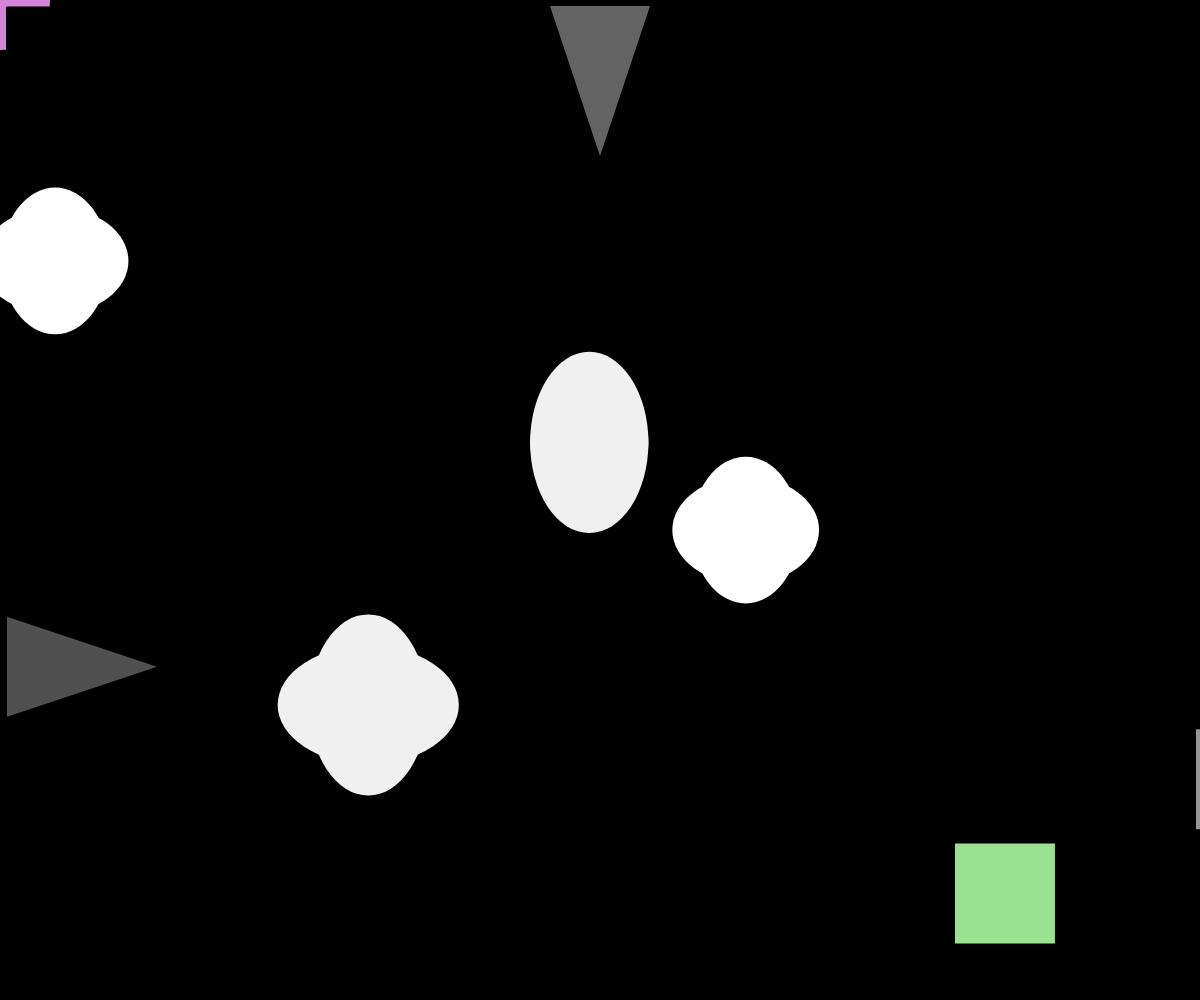
Frame 1 (no input)
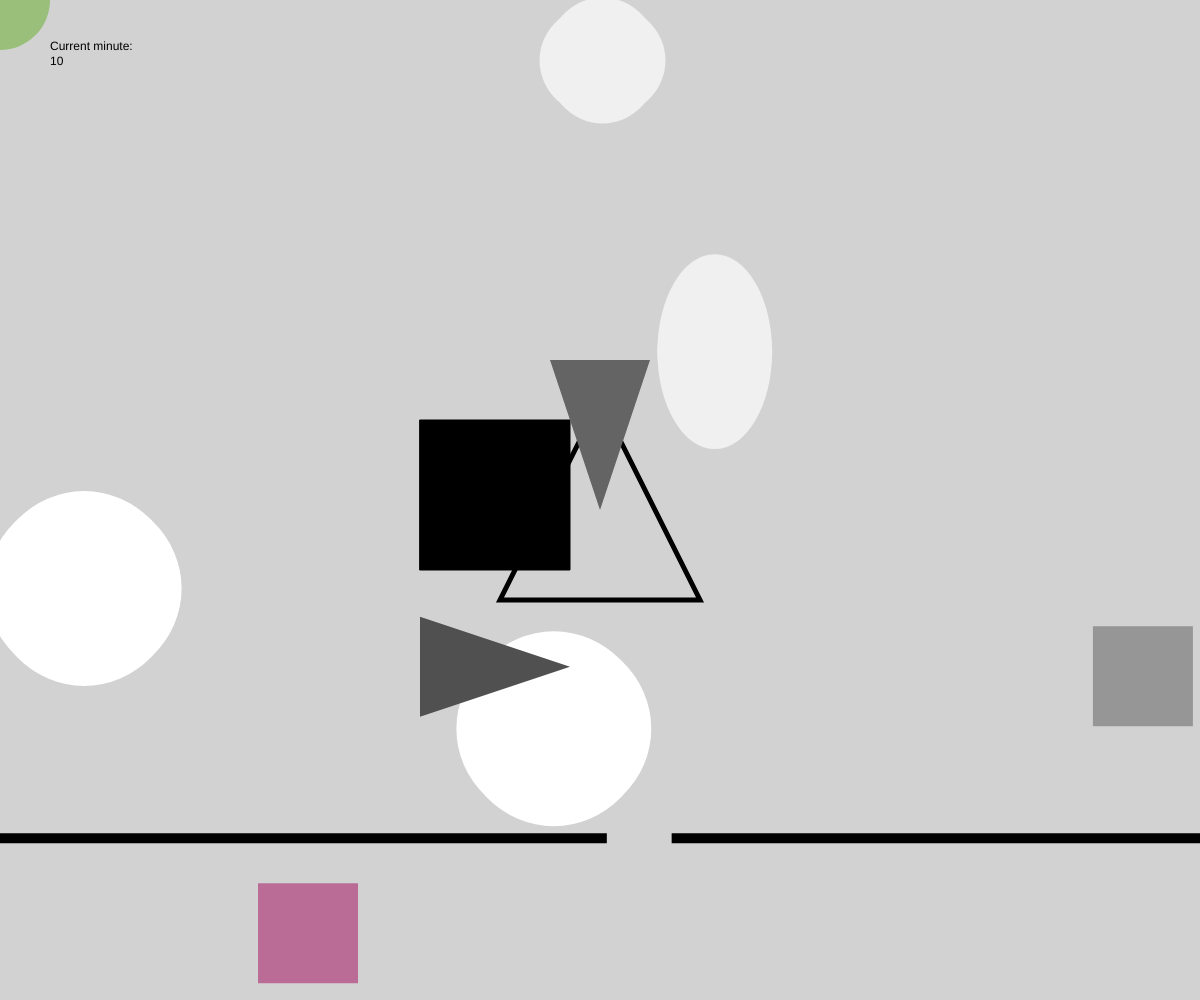
Frame 60 (no input)
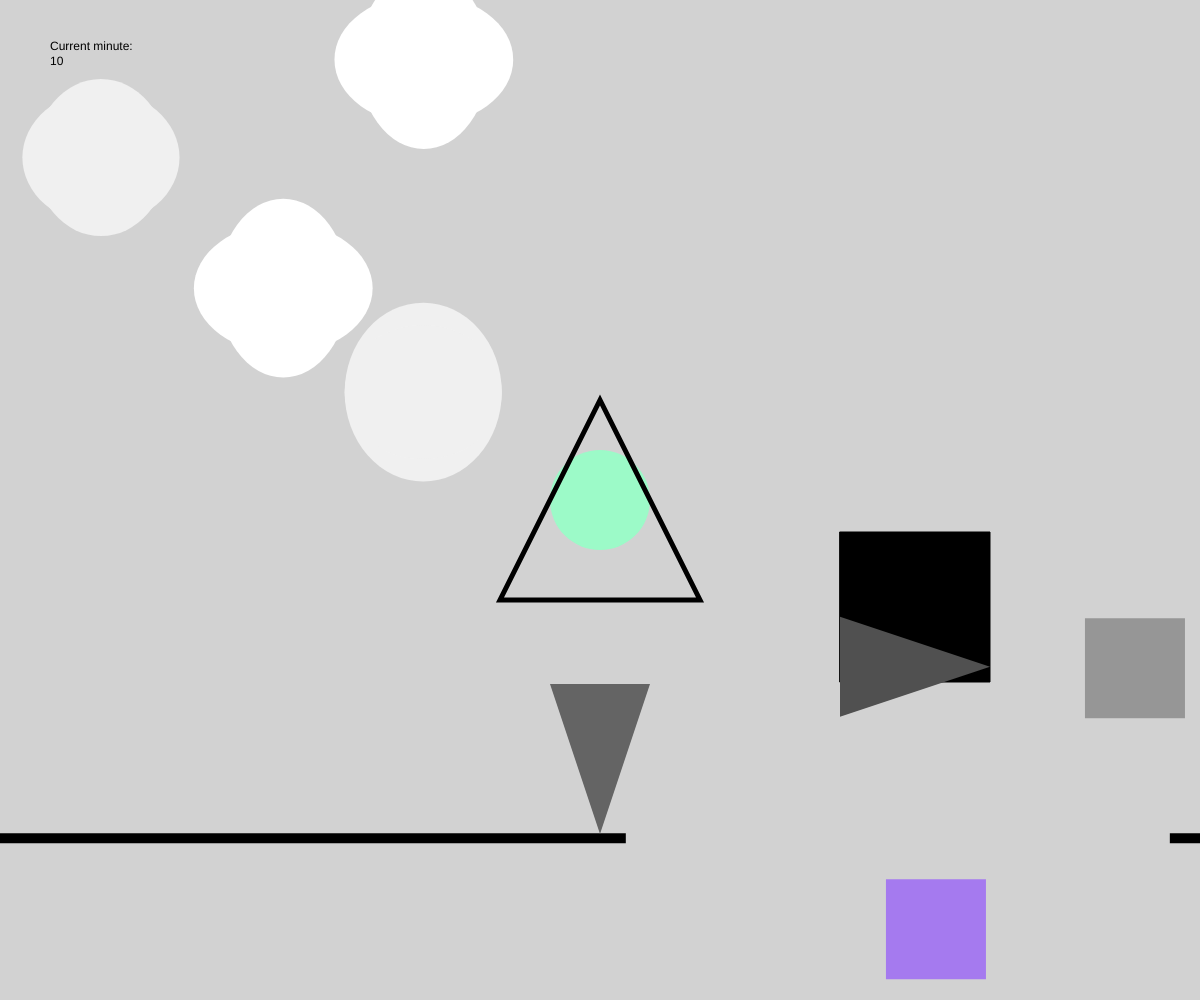
Frame 120 (the mouse pressed at the canvas centre since frame 60)

The p5.js sketch that drew these frames (run headless with seeded random() and noise() and a simulated clock; from frame 60 on, the mouse is pressed at the canvas centre):

// p5.js sketch
// ── sketch.js

/*
POEMA
Conocer personas hace parte de nuestro día a día. Pero conocer esa persona especial, esa que no puedes dejar de pensar, de ver en todos lados,
esa que te revuelve el estomago... y bueno, para no llegar a la cursilería, aquella persona que llegas a querer demasiado, se vuelve un asunto diferente.
Hay veces que el tiempo, espacio... incluso el cosmos, no son los ideales para estar con aquella persona que quieres, o, por el contrario, esa persona no es la ideal para 
lo que nececitas en ese momento de tu vida. 
Es duro darse cuenta de eso, pero toca afrontarlo y continuar... seguir con tu vida...

NOTA: El espacio de este programa esta lleno de Obstáculos que representan las situaciones de la vida, si te chocas con alguno es porque tus necesidades se alejan
de esa persona especial que será representada por un Cuadrado de color. El Círculo de color eres tu y si te chocas con las Lineas que encierran a la persona especial 
significa que no es la persona adecuada para ti.
Igualmente, cada que pase un minuto, el espacio cambiara debido a que uno no puede esperar a que sea el momento adecuado toda la vida. El tiempo es limitado.
*/

//Colores
let col = 0;
let persona1 = 0;
let elles1 = 0;
let elles2 = 0;
//Variables
let toco = false;
let l1 = 0;
let l2 = 0;
let l3 = 0;
let l4 = 0;
let x1 = 0;
let y1 = 0;
let x2 = 0;
let y2 = 0;
let a1 = 0;
let b1 = 0;
let a2 = 0;
let b2 = 0;
let a3 = 0;
let b3 = 0;
let a4 = 0;
let b4 = 0;
let vel = 4;
let vel2 = 6;
let dira = 1;
let dirb = 1;
let dira2 = -1;
let dirb2 = -1;
let dirt1 = 1;
let dirt2 = 1;
let dirt3 = 1;
let dirt4 = 1;
let dirt5 = 1;
let dirt6 = 1;
let x = 0;
let y = 0;
let xduplicate = 0;
let yduplicate = 0;
let tamañox = 0;
let tamañoy = 0;
let t1 = 150;
let t2 = 0;
let t3 = 0;
let t4 = 150;
let t5 = 0;
let t6 = 0;
let e;
let p;
let eduplicate;
let pduplicate;
let tamañoe;
let tamañop;
let mox;
let moy;


function setup() {
  createCanvas(windowWidth, windowHeight);

  //Colores
  col = color(0);
  persona1 = color(random(100, 255), random(100, 255), random(100, 255));
  elles1 = color(random(100, 255), random(100, 255), random(100, 255));
  elles2 = color(random(100, 255), random(100, 255), random(100, 255));

  //Variables
  x1 = random(width / 1.2, width);
  y1 = random(height);
  x2 = random(width);
  y2 = random(height / 1.2, height);
  l1 = random(height / 2, height / 1.5);
  l2 = random(height / 1.8, height);
  l3 = random(width / 2, width / 1.5);
  l4 = random(width / 1.8, width);
  x = random((width / 1.2) - 200);
  y = random((height / 1.2) - 200);
  xduplicate = random((width / 1.2) - 200);
  yduplicate = random((width / 1.2) - 200);
  tamañox = random(100, 200);
  tamañoy = random(100, 200);
  e = random((width / 1.2) - 200);
  p = random((width / 1.2) - 200);
  eduplicate = random((width / 1.2) - 200);
  pduplicate = random((width / 1.2) - 200);
  tamañoe = random(100, 200);
  tamañop = random(100, 200);
  a3 = (windowWidth / 1.2) - 100;
  b3 = windowHeight;
  a4 = windowWidth;
  b4 = (windowHeight / 1.2) - 100;

}

function draw() {
  background(col);

  //Obstáculos elipses blancas
  push();
  noStroke();
  fill(255);
  ellipse(xduplicate, y, tamañox, tamañoy);
  ellipse(x, yduplicate, tamañoy, tamañox);
  pop();

  //Elipses grises
  push();
  noStroke();
  fill(240);
  ellipse(eduplicate, p, tamañoe, tamañop);
  ellipse(e, pduplicate, tamañoe, tamañox);
  pop();

  //Yo: circulo
  push();
  noStroke();
  fill(persona1)
  ellipse(mouseX, mouseY, 100, 100);
  pop();

  //Background
  let m = minute();

  if (m % 2 == 1) {//es impar

    push();
    text("Current minute: \n" + m, 50, 50);
    pop();

    //Obstáculo linea

    col = color(150);
    push();
    noStroke();
    fill(0);
    rect(width / 1.2, 0, 10, l1);
    rect(width / 1.2, l2, 10, height);
    pop();

    //Obstáculo triangulo quieto
    push();
    noFill();
    strokeWeight(5);
    triangle(width / 2, (height / 2) - 100, (width / 2) - 100, (height / 2) + 100, (width / 2) + 100, (height / 2) + 100);

    //Obstáculos elipses blancas
    push();
    noStroke();
    fill(255);
    ellipse(x, y, tamañox, tamañoy);
    ellipse(xduplicate, yduplicate, tamañoy, tamañox);
    pop();

    //Elle 1: cuadrado 
    push();
    noStroke();
    fill(elles1);
    rect(x1, y1, 100, 100);
    pop();

    //Obstáculo cuadrado negro
    push();
    a1 = a1 + (vel * dira);
    b1 = b1 + (vel * dirb);

    fill(0);
    rect(a1, b1, 100, 100);
    if (a1 > (width / 1.2) - 100) {
      dira = -1
    }
    if (b1 > (height - 100)) {
      dirb = -1
    }
    if (a1 < 0) {
      dira = 1
    }
    if (b1 < 0) {
      dirb = 1
    }
    pop();

    //Obstáculo cuadrado gris
    push();
    a3 = a3 + (7 * dira2);
    b3 = b3 + (7 * dirb2);
    noStroke();
    fill(200);
    rect(a3, b3, 150, 150);

    if (a3 < 0) {
      dira2 = 1
    }
    if (b3 < 0) {
      dirb2 = 1
    }
    if (a3 > (width / 1.2) - 150) {
      dira2 = -1
    }
    if (b3 > (height - 150)) {
      dirb2 = -1
    }
    pop();


    //Obstáculos triángulos grises
    push();
    t1 = t1 + (vel2 * dirt1);
    t2 = t2 + (vel2 * dirt2);
    t3 = t3 + (vel2 * dirt3);

    noStroke();
    fill(100);
    triangle(width / 1.5, t1, (width / 1.5) - 50, t2, (width / 1.5) + 50, t3);

    if (t1 > (height)) {
      dirt1 = -1;
      dirt2 = -1;
      dirt3 = -1;
    }
    if (t2 < 0) {
      dirt1 = 1;
      dirt2 = 1;
      dirt3 = 1;
    }
    pop();
    push();
    t4 = t4 + (7 * dirt4);
    t5 = t5 + (7 * dirt5);
    t6 = t6 + (7 * dirt6);
    noStroke();
    fill(80);
    triangle(t4, height / 2, t5, (height / 2) - 50, t6, (height / 2) + 50);

    if (t4 > width / 1.2) {
      dirt4 = -1;
      dirt5 = -1;
      dirt6 = -1;
    }
    if (t6 < 0) {
      dirt4 = 1;
      dirt5 = 1;
      dirt6 = 1;
    }
    pop();

    //Elipses grises
    push();
    noStroke();
    fill(240);
    ellipse(e, p, tamañoe, tamañop);
    ellipse(eduplicate, pduplicate, tamañop, tamañoe);
    pop();

    //Condicional si no es el lugar correcto
    if ((dist(mouseX, mouseY, xduplicate, y) < 150 || dist(mouseX, mouseY, x, yduplicate) < 150 ||
      dist(mouseX, mouseY, eduplicate, p) < 150 || dist(mouseX, mouseY, e, pduplicate) < 150 ||
      dist(mouseX, mouseY, x, y) < 150 || dist(mouseX, mouseY, xduplicate, yduplicate) < 150 ||
      dist(mouseX, mouseY, xduplicate, yduplicate) < 150 || dist(mouseX, mouseY, a1, b1) < 150 ||
      dist(mouseX, mouseY, a3, b3) < 150 || dist(mouseX, mouseY, width / 1.5, t1) < 150 ||
      dist(mouseX, mouseY, e, p) < 50 || dist(mouseX, mouseY, eduplicate, pduplicate) < 150 ||
      dist(mouseX, mouseY, width / 2, (height / 2) - 100) < 150 || dist(mouseX, mouseY, (width / 2) - 100, (height / 2) + 100) < 150)
      || dist(mouseX, mouseY, (width / 2) + 100, (height / 2) + 100) < 150 || dist(mouseX, mouseY, t4, height / 2) < 150 && toco == false) {
      push();
      toco = true;
      mouseX = 0;
      mouseY = 0;
      reorganizarTodo();
      col = color(199, 0, 57);
      pop();
    }
    else if (dist(mouseX, mouseY, xduplicate, y) > 150 || dist(mouseX, mouseY, x, yduplicate) > 150 ||
      dist(mouseX, mouseY, eduplicate, p) > 150 || dist(mouseX, mouseY, e, pduplicate) > 150 ||
      dist(mouseX, mouseY, x, y) > 150 || dist(mouseX, mouseY, xduplicate, yduplicate) > 150 ||
      dist(mouseX, mouseY, xduplicate, yduplicate) > 150 || dist(mouseX, mouseY, a1, b1) > 150 ||
      dist(mouseX, mouseY, a3, b3) > 150 || dist(mouseX, mouseY, width / 1.5, t1) > 150 ||
      dist(mouseX, mouseY, e, p) > 150 || dist(mouseX, mouseY, eduplicate, pduplicate) > 150) {
      toco = false
    }
    //Condicional es la persona correcta
    if (dist(mouseX, mouseY, x1, y1) < 100) {
      push();
      col = color(169, 0, 199);
      pop();
    }
    //Condicional no es la persona correcta
    if (mouseX > width / 1.2 - 50 && mouseX < width / 1.2 + 60 && mouseY > 0 && mouseY < l1 + 50) {
      reorganizarTodo();
      col = color(199, 0, 57);
    }

    if (mouseX > width / 1.2 - 50 && mouseX < width / 1.2 + 60 && mouseY > l2 - 50 && mouseY < height) {
      reorganizarTodo();
      col = color(199, 0, 57);
    }

  }

  if (m % 2 == 0) {//es par

    push();
    text("Current minute: \n" + m, 50, 50);
    pop();

    //Obstáculo linea
    col = color(210);
    push();
    noStroke();
    fill(0);
    rect(0, height / 1.2, l3, 10);
    rect(l4, height / 1.2, width, 10);
    pop();

    //Obstáculo triangulo quieto
    push();
    noFill();
    strokeWeight(5);
    triangle(width / 2, (height / 2) - 100, (width / 2) - 100, (height / 2) + 100, (width / 2) + 100, (height / 2) + 100);
    pop();

    //Obstáculos elipses blancas
    push();
    noStroke();
    fill(255);
    ellipse(x, yduplicate, tamañox, tamañoy);
    ellipse(xduplicate, y, tamañoy, tamañox);
    pop();

    //Elle 2: cuadrado
    push();
    noStroke();
    fill(elles1);
    rect(x2, y2, 100, 100);
    pop();

    //Obstáculo cuadrado negro
    a2 = a2 + (7 * dira);
    b2 = b2 + (7 * dirb);
    push();
    fill(0);
    rect(a2, b2, 150, 150);
    if (a2 > (width) - 150) {
      dira = -1
    }
    if (b2 > ((height / 1.2) - 150)) {
      dirb = -1
    }
    if (a2 < 0) {
      dira = 1
    }
    if (b2 < 0) {
      dirb = 1
    }
    pop();

    //Obstáculo cuadrado gris
    push();
    a4 = a4 + (vel * dira2);
    b4 = b4 + (vel * dirb2);
    noStroke();
    fill(150);
    rect(a4, b4, 100, 100);
    if (a4 > width - 100) {
      dira2 = -1
    }
    if (b4 > (height / 1.2) - 100) {
      dirb2 = -1
    }
    if (a4 < 0) {
      dira2 = 1
    }
    if (b4 < 0) {
      dirb2 = 1
    }
    pop();

    //Obstáculos triángulos grises
    t4 = t4 + (7 * dirt4);
    t5 = t5 + (7 * dirt5);
    t6 = t6 + (7 * dirt6);
    push();
    noStroke();
    fill(80);
    triangle(t4, height / 1.5, t5, (height / 1.5) - 50, t6, (height / 1.5) + 50);

    if (t4 > width) {
      dirt4 = -1;
      dirt5 = -1;
      dirt6 = -1;
    }
    if (t6 < 0) {
      dirt4 = 1;
      dirt5 = 1;
      dirt6 = 1;
    }
    pop();
    push();
    t1 = t1 + (vel2 * dirt1);
    t2 = t2 + (vel2 * dirt2);
    t3 = t3 + (vel2 * dirt3);
    noStroke();
    fill(100);
    triangle(width / 2, t1, (width / 2) - 50, t2, (width / 2) + 50, t3);

    if (t1 > (height - 150)) {
      dirt1 = -1;
      dirt2 = -1;
      dirt3 = -1;
    }
    if (t2 < 0) {
      dirt1 = 1;
      dirt2 = 1;
      dirt3 = 1;
    }
    pop();

    //Elipses grises
    push();
    noStroke();
    fill(240);
    ellipse(e, pduplicate, tamañoe, tamañop);
    ellipse(eduplicate, p, tamañop, tamañoe);
    pop();

    //Condicional si no es el lugar correcto
    if ((dist(mouseX, mouseY, e, pduplicate) < 100 || dist(mouseX, mouseY, eduplicate, p) < 100 ||
      dist(mouseX, mouseY, width / 2, t1) < 100 || dist(mouseX, mouseY, a4, b4) < 100 ||
      dist(mouseX, mouseY, t4, height / 1.2 - 100) < 100 ||
      dist(mouseX, mouseY, a2, b2) < 100 || dist(mouseX, mouseY, xduplicate, y,) < 100 ||
      dist(mouseX, mouseY, x, yduplicate) < 100) || dist(mouseX, mouseY, width / 2, (height / 2) - 100) < 100 ||
      dist(mouseX, mouseY, (width / 2) - 100, (height / 2) + 100) < 100 ||
      dist(mouseX, mouseY, (width / 2) + 100, (height / 2) + 100) < 100 && toco == false) {
      push();
      reorganizarTodo();
      col = color(199, 0, 57);
      pop();

    }
    //Condicional es la peresona correcta
    if (dist(mouseX, mouseY, x2, y2) < 100) {
      push();
      col = color(169, 0, 199);
      pop();
    }
    //Condicional no es la persona correcta
    if (mouseY > height / 1.2 - 50 && mouseY < height / 1.2 + 60 && mouseX > 0 && mouseX < l3 + 50) {
      reorganizarTodo();
      col = color(199, 0, 57);
    }
    if (mouseY > height / 1.2 - 50 && mouseY < height / 1.2 + 60 && mouseX > l4 - 50 && mouseX < width) {
      reorganizarTodo();
      col = color(199, 0, 57);
    }

  }

}


function reorganizarTodo() {
  //Colores
  col = color(0);
  persona1 = color(random(100, 255), random(100, 255), random(100, 255));
  elles1 = color(random(100, 255), random(100, 255), random(100, 255));
  elles2 = color(random(100, 255), random(100, 255), random(100, 255));

  //Variables
  x1 = random(width / 1.2, width);
  y1 = random(height);
  x2 = random(width);
  y2 = random(height / 1.2, height);
  l1 = random(height / 2, height / 1.5);
  l2 = random(height / 1.8, height);
  l3 = random(width / 2, width / 1.5);
  l4 = random(width / 1.8, width);
  vel = random(2, 5);
  x = random((width / 1.2) - 200);
  y = random((height / 1.2) - 200);
  xduplicate = random((width / 1.2) - 200);
  yduplicate = random((width / 1.2) - 200);
  tamañox = random(100, 200);
  tamañoy = random(100, 200);
  e = random((width / 1.2) - 200);
  p = random((width / 1.2) - 200);
  eduplicate = random((width / 1.2) - 200);
  pduplicate = random((width / 1.2) - 200);
  tamañoe = random(100, 200);
  tamañop = random(100, 200);
  a3 = (windowWidth / 1.2) - 100;
  b3 = windowHeight;
  a4 = windowWidth;
  b4 = (windowHeight / 1.2) - 100;

}
